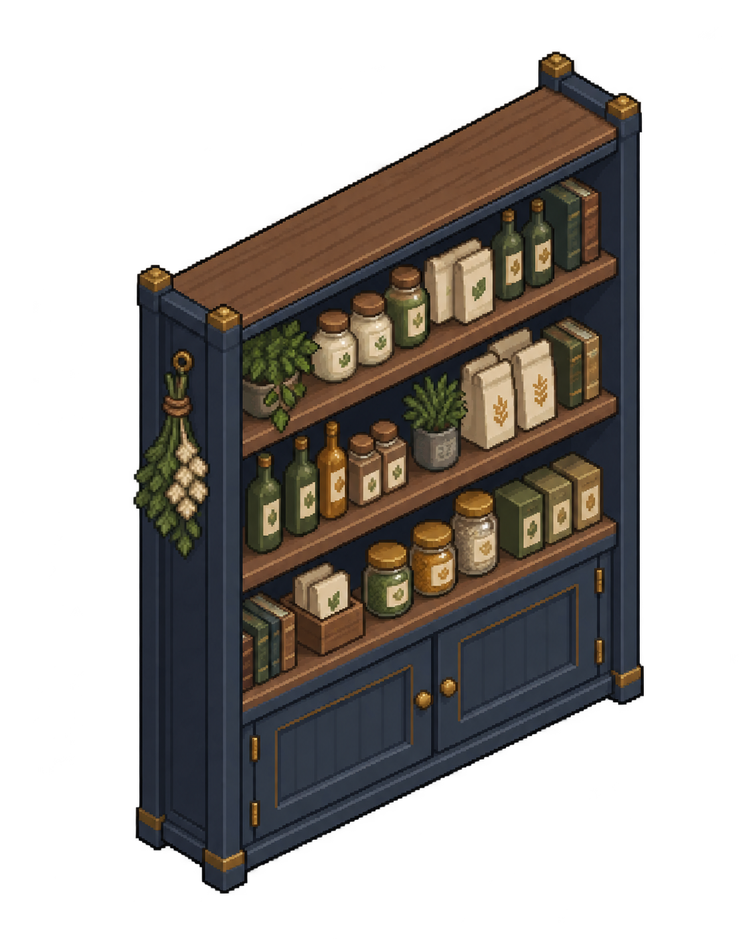
#> input picture Tools/Building33/Source/left_shelf.png, 751 x 939 px, shrunk from 1122 x 1402 before the run
$ python -i joint43.py   (imports and definitions only)
#> lines starting #> are read from the running program, lines starting #| are printed output that depends on the picture
#> further down, picture is the input picture: PIL image 751x939 RGBA; mean R, G, B, A 33.7, 29.1, 25, 113.6
"""Offline joint-template cell placement. No Unity/product/desktop writes."""
from pathlib import Path
from dataclasses import dataclass
import hashlib, json, math, re, sys
import numpy as np
from PIL import Image, ImageDraw, ImageFont

HERE = Path(__file__).resolve().parent
FEATURE = HERE.parents[1]
sys.path.insert(0, str(FEATURE))
from eye_cache42 import buffers, classify, PROJECT, ROOT

load = lambda p: json.loads(Path(p).read_text(encoding='utf8'))
sha = lambda p: hashlib.sha256(Path(p).read_bytes()).hexdigest()
dump = lambda name, data: (HERE / name).write_text(json.dumps(data, ensure_ascii=False, indent=2), encoding='utf8')


@dataclass(frozen=True)
class Cell:
    id: str
    eye: int
    role: int
    xy: tuple
    rgba: tuple


class JointPlacement:
    """Explicit state entry + one integer translation for all reference cells."""
    # [21 lines left out: functions __init__, place, not called in this run]


class JointPlacementCache:
    """States enter explicitly; there is no previous/open state substitution."""
    def __init__(self):
        self.entries = {}

    def register(self, placement):
        self.entries[(placement.fingerprint, placement.state_token)] = placement

    # [19 lines left out: functions place, asset_cells, not called in this run]


def valid(meta, point, eye):
    return (meta[..., 0] > 0) & (meta[..., 1] > .5) & (meta[..., 3] > 1e-6) & (np.rint(meta[..., 2]) == eye) & (point[..., 3] > .5)


# [112 lines left out: functions source_packets, splat, allocator, component_count, shape_key, pair_key and 1 more, not called in this run]


def show(im, scale=10):
#> called with scale = 10
    bg = Image.new('RGBA', im.size)
#> bg: PIL image 751x939 RGBA; every value is 0
    for y in range(im.height):
        for x in range(im.width):
            bg.putpixel((x, y), (37, 40, 47, 255) if (x + y) % 2 else (29, 32, 38, 255))
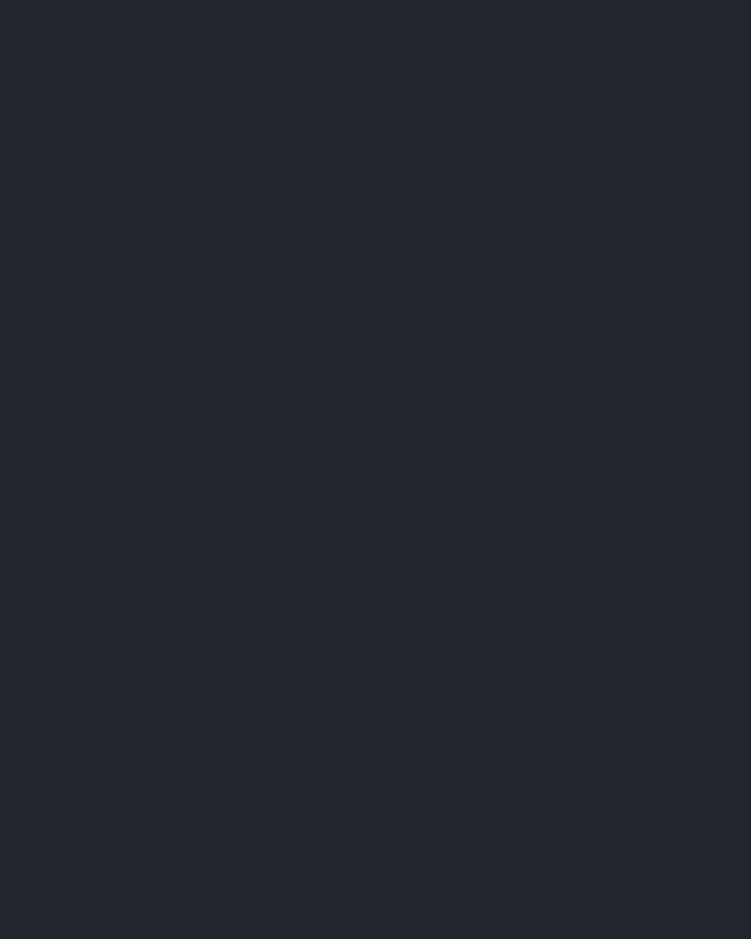
#> bg: PIL image 751x939 RGBA; mean R, G, B, A 33, 36, 42.5, 255
    return Image.alpha_composite(bg, im).convert('RGB').resize((im.width * scale, im.height * scale), Image.Resampling.NEAREST)
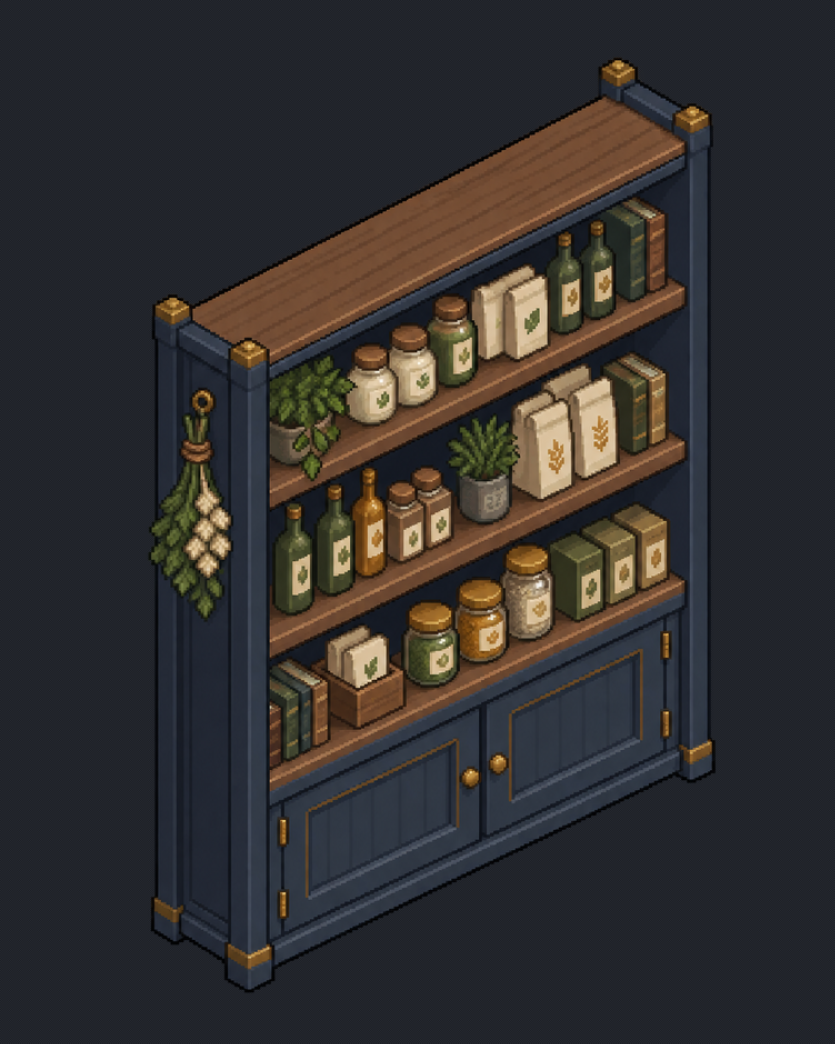
#> returned value: PIL image 7510x9390 RGB (shown at 1/9 size); mean R, G, B 51.5, 48.8, 48.3


def row_old(by_eye):
    return [{'eye': e, 'role': 1, 'xy': list(q), 'rgba8': [0, 0, 0, 255]} for e in [1, 2] for q in by_eye[e]]


# [132 lines left out: functions write_page, main, not called in this run]


# [2 lines not run here, left out]

>>> from PIL import Image
>>> picture = Image.open('../../../../../../../../../Tools/Building33/Source/left_shelf.png')
>>> result = show(picture)
